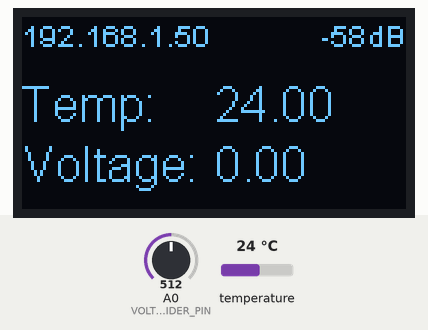
The program below on a simulated ESP8266 (Wemos D1 mini). Shown: 128×64 one-colour display. The test bench sets the inputs (shaded band); at power-on: temperature 24 °C, A0 (VOLTAGE_DIVIDER_PIN) = 512. WiFi joins after 1.5 s; servers stay silent unless stated; no MQTT or app messages arrive unless stated; what the program prints to the serial monitor is not drawn.

Above: at 2.8 s.
2.9 s: temperature set to 12 °C
At 11.8 s:
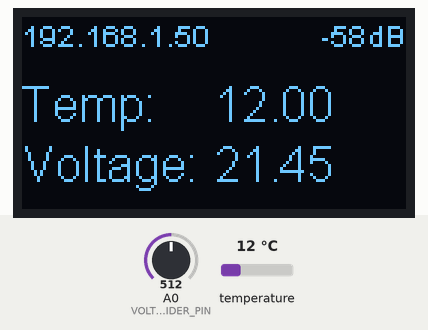
12.6 s: A0 (VOLTAGE_DIVIDER_PIN) set to 716
At 24.1 s:
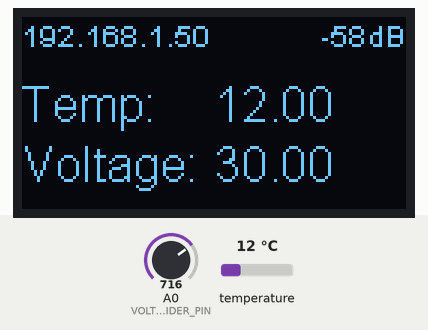
24.4 s: temperature set to 19 °C
At 29.2 s:
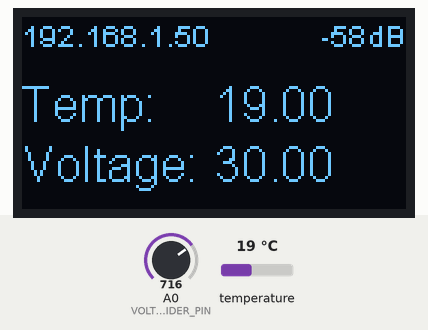
30.2 s: A0 (VOLTAGE_DIVIDER_PIN) set to 900
At 34.8 s:
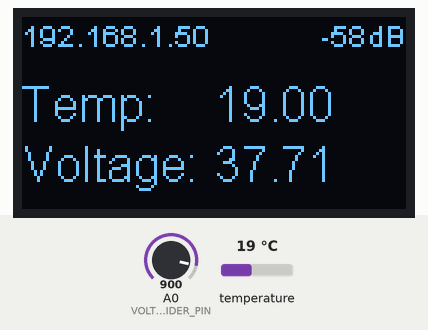
35.2 s: temperature set to 28 °C
At 40.9 s:
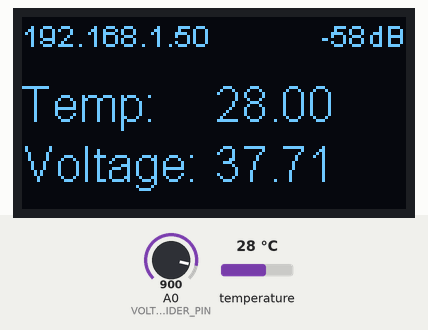
Timing chart, 0 to 42.0 s (numbered marks = the images above; inputs shaded):
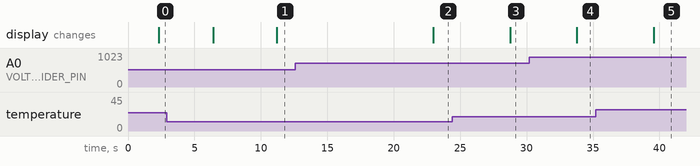

Measured:
- after the input at 2.9 s, the display: first differs from a run without the input after 8.3 s (image 1)
- after the input at 12.6 s, the display: changes after 10.4 s (image 2)
- after the input at 24.4 s, the display: changes after 4.4 s (image 3)
- after the input at 30.2 s, the display: changes after 3.6 s (image 4)
- after the input at 35.2 s, the display: changes after 4.4 s (image 5)

The program:

main.cpp
```cpp
#include <Arduino.h>

// Web services
#include <ESPAsyncWiFiManager.h>
#include <ESPAsyncWebServer.h>
// ota mise à jour sans fil
#include <ElegantOTA.h>

// MQTT
#include <PubSubClient.h>
#include <ArduinoJson.h> // ArduinoJson v6

// Config
#include "config/config.h"

//tasks
#include <TaskScheduler.h> // gestion des taches
#include "tasks/mqtt.h"
#include "tasks/dallas.h"
#include "tasks/voltage.h"
#include "tasks/oled.h"
#include "tasks/mqtt.h"

// functions
#include "functions/web.h"

WiFiClient espClient;
PubSubClient client(espClient);

Task Task_dallas(8880, TASK_FOREVER, &dallas_task); // tache dallas
Task Task_oled(5550, TASK_FOREVER, &oled_task); // tache oled
Task Task_voltage(9990, TASK_FOREVER, &voltage_task); // tache voltage
Task Task_mqtt(10050, TASK_FOREVER, &mqtt_task); // tache mqtt
Scheduler runner;

/// déclaration de la dallas
dallas_data dallas;


void setup() {
  // put your setup code here, to run once:
  Serial.begin(115200);
  // init des ports
  pinMode(VOLTAGE_DIVIDER_PIN, INPUT);

  /// init des tasks
  runner.init();
  runner.addTask(Task_dallas); // ajout de la tache dallas
  runner.addTask(Task_oled); // ajout de la tache oled
  runner.addTask(Task_voltage); // ajout de la tache voltage
  oled.init();
  runner.enableAll();

  // démarrage file system
  //LittleFS.begin();

  // doit être placé avant la connexion sinon sous ESP32, l'hostname n'est pas pris en compte
  WiFi.setHostname(HOSTNAME);
  wifiManager.autoConnect(HOSTNAME);
  // Afficher le nom :
  //wifiManager.setSaveConfigCallback(saveConfigCallback);
  wifiManager.setConfigPortalTimeout(600);

  // Wait for Wifi connection
  while (WiFi.status() != WL_CONNECTED) {
    delay(500);
    Serial.print(".");
  }
  WiFi.setAutoReconnect(true);
  Serial.print("IP address: ");
  Serial.println(WiFi.localIP());

    //***********************************
  //************* Setup - OTA
  //***********************************
  ElegantOTA.begin(&server);      // Start ElegantOTA
  ElegantOTA.setAutoReboot(true);

  //***********************************
  //************* Setup - pages web
  Serial.println("start server");
  call_pages();

  //***********************************
  //************* Setup - MQTT
  //***********************************
  devices_init();
  runner.addTask(Task_mqtt); // ajout de la tache mqtt
  Task_mqtt.enable();


}

void loop() {
  runner.execute();
  client.loop();
  delay(1000);
  // put your main code here, to run repeatedly:
}
```

web.h
```cpp
#ifndef WEB_FUNCTIONS
#define WEB_FUNCTIONS

#include <ESP8266WiFi.h>
#include <ESP8266HTTPClient.h>
#include <ESPAsyncWebServer.h>
#include <ESPAsyncWiFiManager.h>

DNSServer dns;
AsyncWebServer server(80);
AsyncWiFiManager wifiManager(&server,&dns);

extern dallas_data dallas;
extern Voltage voltage;

String status();


// call_pages : appel des pages web

void call_pages() {
  // Route for root / web page
  server.on("/", HTTP_GET, [](AsyncWebServerRequest *request){
    request->send(200, "text/plain", status());
  });

  // Start server
  server.begin();
}

String status() {
  // remonté json de l état de la batterie
  String message;
  JsonDocument doc;
  doc["temperature"] = dallas.temperature;
  doc["tension"] = voltage.get_voltage();
  serializeJson(doc, message) ;

  return message;
}

#endif  // WEB_FUNCTIONS
```

dallas.h
```cpp
#ifndef TASK_DALLAS
#define TASK_DALLAS

// Dallas 18b20
#include <OneWire.h>
#include <DallasTemperature.h>
#include "config/config.h"
OneWire ds(ONE_WIRE_BUS);   //  (a 4.7K resistor is necessary - 5.7K work with 3.3 ans 5V power)
DallasTemperature sensors(&ds);

// structure dallas
struct dallas_data {
  float temperature;

    void print() {
        Serial.print("Temperature: ");
        Serial.println(temperature);
    }

//init dallas
    void init() {
        sensors.begin();
        sensors.setWaitForConversion(false);
        sensors.setResolution(12);
    }

// récupération de la température
    void get_temperature() {
        sensors.requestTemperatures(); // Send the command to get temperatures
        temperature = sensors.getTempCByIndex(0);
        if (temperature == -127.00) {
          init();
        }
    }

};

extern dallas_data dallas;

void dallas_task() {
  dallas.get_temperature();
  Serial.print("Temperature is: ");
  Serial.println(dallas.temperature); // Why "byIndex"? You can have more than one IC on the same bus. 0 refers to the first IC on the wire
}

#endif  // TASK_DALLAS
```

mqtt.h
```cpp
#ifndef TASK_MQTT
#define TASK_MQTT

// Web services
#include <ESPAsyncWebServer.h>
#include <ArduinoJson.h>
#include "voltage.h"
#include "dallas.h"
extern PubSubClient client;
extern dallas_data dallas;
extern Voltage voltage;

/// @brief déclaration des configurations HA et MQTT
struct HA
{
private: int MQTT_INTERVAL = 60;
  /* MQTT */
private: String name="none";
public: void Set_name(String setter) {
    name=setter;
  }

private: String object_id;
public: void Set_object_id(String setter) {
    object_id=setter;
  }

private: String dev_cla;
public: void Set_dev_cla(String setter) {
    dev_cla=setter;
  }

private: String unit_of_meas;
public: void Set_unit_of_meas(String setter) {
    unit_of_meas=setter;
  }

private: String stat_cla;
public: void Set_stat_cla(String setter) {
    stat_cla=setter;
  }

private: String entity_category;
public: void Set_entity_category(String setter) {
    entity_category=setter;
  }

private: String entity_type="sensor";
public: void Set_entity_type(String setter) {
    entity_type=setter;
  }

private: String icon;
public: void Set_icon(String setter) {
    icon=R"("ic": ")" + setter + R"(",)";
  }
  // {icon="\"ic\": \""+ setter +"\", "; }

private: String min;
public: void Set_entity_valuemin(String setter) {
    min=setter;
  }

private: String max;
public: void Set_entity_valuemax(String setter) {
    max=setter;
  }

private: String step;
public: void Set_entity_valuestep(String setter) {
    step=setter;
  }

private: String entity_option;
public: void Set_entity_option(String setter) {
    entity_option=setter;
  }

private: bool retain_flag;
public: void Set_retain_flag(bool setter) {
    retain_flag=setter;
  }

private: int qos;
public: void Set_entity_qos(int setter) {
    qos=setter;
  }

private: String retain;
public: void Set_retain(bool setter) {
    if (setter) {retain="\"ret\":true,"; }
  }

private: String expire_after;
public: void Set_expire_after(bool setter) {
    if (setter) {expire_after=R"("exp_aft": ")" + String(MQTT_INTERVAL) + R"(", )"; }
  }

private: String HA_sensor_type() {
    String topic = "homeassistant/"+ entity_type +"/"+ node_id +"/";
    String topic_Xlyric = "Xlyric/"+ node_id +"/";
    String info;
    if (entity_type == "sensor") {
      info = "\"dev_cla\": \""+dev_cla+"\","
             "\"unit_of_meas\": \""+unit_of_meas+"\","
             "\"stat_cla\": \""+stat_cla+"\","
             "\"value_template\": \"{{ value_json."+ object_id +" }}\",";
    }
    else if (entity_type == "switch") {
      info = R"(
          "value_template": "{{ value_json.)" + object_id + R"( }}",
          "payload_on": "{ \")" + object_id + R"(\" : 1 }",
          "payload_off": "{ \")" + object_id + R"(\" : 0 }",
          "stat_on": "1",
          "stat_off": "0",
          "qos": 1,
          "command_topic": ")" + topic_Xlyric + R"(command/)" + entity_type + R"(/)" + object_id + R"(",
          )";
    }
    else if (entity_type == "number") {
      info = "\"val_tpl\": \"{{ value_json."+ object_id +" }}\","
             "\"cmd_t\": \""+ topic_Xlyric + "command/" +  entity_type + "/" + object_id + "\","
             "\"cmd_tpl\": \"{ \\\""+object_id+"\\\" : {{ value }} } \","
             "\"entity_category\": \""+ entity_category + "\","
             "\"max\": \""+max+"\","
             "\"min\": \""+min+"\","
             "\"step\": \""+step+"\",";
    }
    else if (entity_type == "select") {
      info = "\"val_tpl\": \"{{ value_json."+ object_id +" }}\","
             "\"cmd_t\": \""+ topic_Xlyric + "command/" +  entity_type + "/" + object_id + "\","
             "\"cmd_tpl\": \"{ \\\""+object_id+"\\\" : \\\"{{ value }}\\\" } \","
             "\"entity_category\": \""+ entity_category + "\","
             "\"options\": ["+ entity_option + "],";
    }
    else if (entity_type == "binary_sensor") {
      info = "\"dev_cla\": \""+dev_cla+"\","
             "\"pl_on\":\"true\","
             "\"pl_off\":\"false\","
             "\"val_tpl\": \"{{ value_json."+ object_id +" }}\",";
    }
    else if (entity_type == "button") {
      info = "\"entity_category\": \""+ entity_category + "\","
             "\"cmd_t\": \""+ topic_Xlyric + "command/" +  entity_type + "/" + object_id + "\","
             "\"pl_prs\": \"{ \\\""+object_id+"\\\" : \\\"1\\\"  } \",";
    }
    return info;
  }

// setter mod_mac
public: void Set_node_mac(String setter) {
    node_mac=setter;
  }

private: String IPaddress = WiFi.localIP().toString();
         String node_mac = WiFi.macAddress().substring(12,14)+ WiFi.macAddress().substring(15,17);


         String node_id = String("BMS-") + node_mac;
         String topic_switch = "homeassistant/switch/"+ node_id +"/";
         String topic_switch_state = "homeassistant/switch/";
         String HA_device_declare() {
         String IPaddress = WiFi.localIP().toString();
    String info = R"(
            "dev": {
                "ids": ")" + node_id + R"(",
                "name": ")" + node_id + R"(",
                "sw": "BMS )" + String(VERSION) + R"(",
                "mdl": "ESP8266 )" + IPaddress +
            R"(",
                "mf": "Cyril Poissonnier",
                "cu": "http://)" + IPaddress + R"("
            }
              )";
    return info;
  }


public: void HA_discovery(){

    // protection contre les variables non définies
    if (name == "none") {return; }

    String topic = "homeassistant/"+ entity_type +"/"+ node_id +"/";
    String topic_Xlyric = "Xlyric/"+ node_id +"/";

    String device = R"(
      {
        "name": ")" + name + R"(",
        "obj_id": "BMS-)" + object_id + "-" + node_mac + R"(",
        "uniq_id": ")" + node_mac + "-" + object_id + R"(",
        "stat_t": ")" + topic_Xlyric + "sensors/" + object_id + "/state" + R"(",
        "avty_t": ")" + topic_Xlyric + "status\","
                    + HA_sensor_type()
                    + icon
                    + retain
                    + expire_after
                    + HA_device_declare() +
                    "}";

    if (object_id.length() != 0) {
      client.publish(String(topic+object_id+"/config").c_str(), device.c_str(),true);  // déclaration autoconf BMS
    }
    else {
      client.publish(String(topic+"config").c_str(), device.c_str(),true);   // déclaration autoconf BMS
    }

  }

public: bool send(String value){
      String topic = "Xlyric/"+ node_id +"/sensors/";
      String message;
      JsonDocument doc;
      // si value est un int ou float
      if (value.toFloat() != 0) {
        doc[object_id] = value.toFloat();
      }
      else {
        doc[object_id] = value.c_str();
      }
      serializeJson(doc, message);
      return (client.publish(String(topic + object_id + "/state").c_str(), message.c_str(), retain_flag) );

  }
};

/// création des sensors
HA HA_temp;
HA HA_voltage;

void devices_init(){

    HA_temp.Set_name("Temperature");
    HA_temp.Set_object_id("temperature");
    HA_temp.Set_dev_cla("temperature");
    HA_temp.Set_unit_of_meas("°C");
    HA_temp.Set_stat_cla("measurement");
    HA_temp.Set_entity_category("temperature");
    HA_temp.Set_entity_type("sensor");
    HA_temp.Set_icon("mdi:thermometer");

    HA_voltage.Set_name("Voltage");
    HA_voltage.Set_object_id("voltage");
    HA_voltage.Set_dev_cla("voltage");
    HA_voltage.Set_unit_of_meas("V");
    HA_voltage.Set_stat_cla("measurement");
    HA_voltage.Set_entity_category("voltage");
    HA_voltage.Set_entity_type("sensor");
    HA_voltage.Set_icon("mdi:flash");


}
/// function reconnect
void reconnect() {
    // Loop until we're reconnected
        String node_mac = WiFi.macAddress().substring(12,14)+ WiFi.macAddress().substring(15,17);
        String mqtt_id = String(HOSTNAME) + "-" + node_mac;
    while (!client.connected()) {
        Serial.print("Attempting MQTT connection...");
        client.setServer(MQTT_SERVER, MQTT_PORT);
        client.setKeepAlive(20);
        client.setBufferSize(2048);
        client.connect(mqtt_id.c_str(), MQTT_USER, MQTT_PASSWORD);
      // Attempt to connect
      if (client.connect(mqtt_id.c_str())) {
        Serial.println("connected");
        // Once connected, publish an announcement...
        String topic_Xlyric = "Xlyric/BMS-" + node_mac +"/";;
        client.publish(String(topic_Xlyric +"status").c_str(),"online",true);

        // déclaration des sensors
        HA_temp.HA_discovery();
        HA_voltage.HA_discovery();

      } else {
        Serial.print("failed, rc=");
        Serial.print(client.state());
        Serial.println(" try again in 5 seconds");
        // Wait 5 seconds before retrying
        delay(5000);
      }
    }
}


// task mqtt

void mqtt_task() {
    //Serial.println("MQTT task");
    if (client.state()!=0) {
      reconnect();
    }
    Serial.println(client.state());
    HA_temp.send(String(dallas.temperature));
    HA_voltage.send(String(voltage.voltage));
    client.loop();

}


#endif  // MQTT
```

oled.h
```cpp
#ifndef TASK_OLED
#define TASK_OLED

#include <OLEDDisplay.h>
#include <Wire.h>
#include "SSD1306Wire.h"
#include <ESPAsyncWiFiManager.h>

SSD1306Wire display(0x3c, OLED_SDA, OLED_SCL);
#define defaultFont ArialMT_Plain_16

struct Oled {

// init oled
    void init() {
        // Initialising the UI will init the display too.
        display.init();
        display.flipScreenVertically();
        display.setFont(defaultFont);
        display.setTextAlignment(TEXT_ALIGN_LEFT);
        display.setContrast(50, 100, 30);
    }

// affichage de la température
    void display_temperature(float temperature) {
        display.drawString(0, 20, "Temp:");
        display.drawString(64, 20, String(temperature));
    }

// affichage de la tension
    void display_voltage(float voltage) {
        display.drawString(0, 40, "Voltage:");
        display.drawString(64, 40, String(voltage));
    }

// affichage de l'IP
    void display_ip() {
        display.setFont(ArialMT_Plain_10);
        String ip = WiFi.localIP().toString();
        String rssi = String(WiFi.RSSI());
        display.drawString(0, 0, ip);
        display.drawString(100, 0, rssi + "dB");
        display.setFont(defaultFont);
    }

};

Oled oled;
// task oled
void oled_task() {
    display.clear();
    oled.display_ip();
    oled.display_temperature(dallas.temperature);
    oled.display_voltage(voltage.voltage);
    display.display();

}


#endif  // TASK_OLED
```

voltage.h
```cpp
#ifndef TASK_VOLTAGE
#define TASK_VOLTAGE

struct Voltage {
    float voltage;
    float get_voltage() {
        int value = analogRead(VOLTAGE_DIVIDER_PIN);
        float voltage = (value * 3.3) / 1024;
        voltage = voltage * ((VOLTAGE_DIVIDER_R1 + VOLTAGE_DIVIDER_R2) / VOLTAGE_DIVIDER_R1);
        return voltage;
    }
};

Voltage voltage;

// task voltage
void voltage_task() {
    voltage.voltage = voltage.get_voltage();
    //Serial.print("Voltage is: ");
    //Serial.println(voltage.voltage);
}

#endif  // TASK_VOLTAGE
```

config.h
```cpp
#ifndef CONFIG
#define CONFIG

// dallas
#define ONE_WIRE_BUS D4

// voltage divider
#define VOLTAGE_DIVIDER_PIN A0
#define VOLTAGE_DIVIDER_R1 9800
#define VOLTAGE_DIVIDER_R2 126000

// oled display I2C
#define OLED_SDA D2
#define OLED_SCL D1

const char* HOSTNAME= "ESP8266-BMS";

#define VERSION "0.9.0"

// config mqtt
#define MQTT_SERVER "192.168.1.22"
#define MQTT_PORT 1883
#define MQTT_USER "mosquitto"
#define MQTT_PASSWORD "test-123"

#endif  // CONFIG
```
